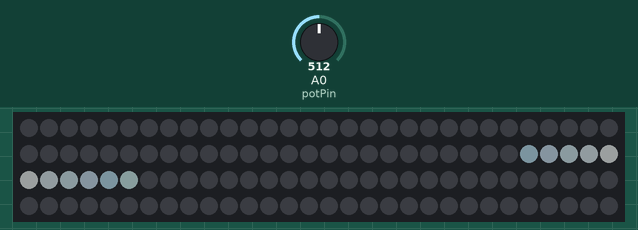
Recording of a sketch running on a simulated Arduino Uno, built with avr-gcc and run on an emulated ATmega328P. Parts: 120 RGB LEDs in strip order, left to right, continuing on the next row. Inputs (shaded band) come from the test bench; at power-on: A0 (potPin) = 512. Dim RGB values are drawn brighter than linear.

Above: at 1.2 s.
1.3 s: A0 (potPin) set to 716
At 1.6 s:
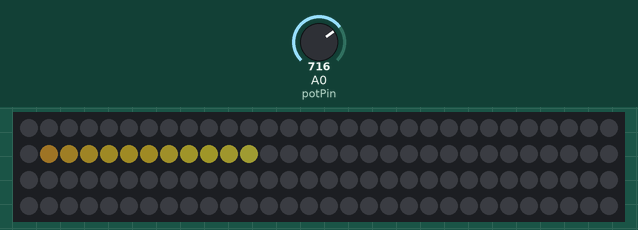
2.8 s: A0 (potPin) set to 900
At 3.9 s:
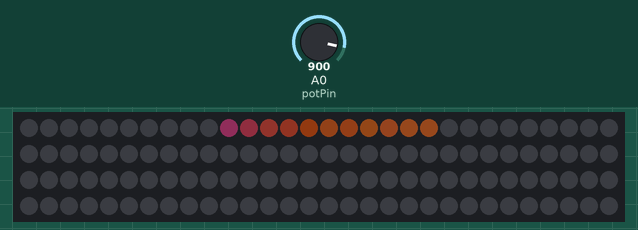
4.3 s: A0 (potPin) set to 1023
5.8 s: A0 (potPin) set to 511
At 6.2 s:
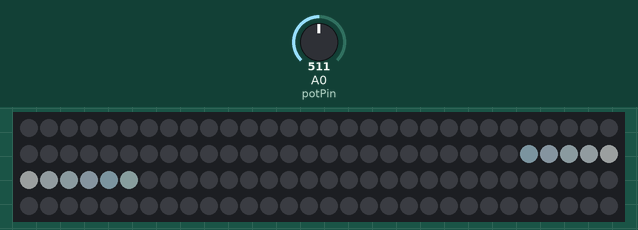
Timing chart, 0 to 8.3 s (numbered marks = the images above; inputs shaded):
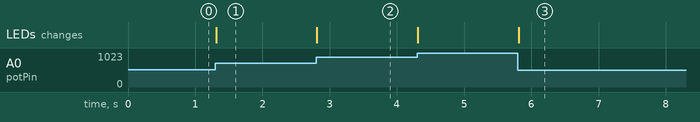

Measured:
- after the input at 1.3 s, the LEDs: change at once (image 1)
- after the input at 2.8 s, the LEDs: change at once (image 2)
- after the input at 5.8 s, the LEDs: change at once (image 3)

The sketch:

neopixel_day-night.ino
```cpp
/* SparkFun WS2812
Diorama lighting position by pot on A0
This code is a result of the input by the user Grumpy_Mike on the Arduino forum:
http://forum.arduino.cc/index.php?topic=301375.0

Purpose of this code is to provide lighting to a diorama of a landscape in a plate.
The viewer can turn a knob, potentiometer, that changes the direction and colour
following a night to day to night course.
More info/images about this artwork on our website http://jon-ibe.be/landscapeinaplate

*/

#include <Adafruit_NeoPixel.h>
#define PIN 6
#define LED_COUNT 120
Adafruit_NeoPixel leds = Adafruit_NeoPixel(LED_COUNT, PIN, NEO_GRB + NEO_KHZ800);

long colour[] = { 0x191F61, 0x231D61, 0x2F1D61, 0x3D1D62, 0x4B1F62, 0x592062, 0x682462, 0x6F2562, 0x762862, 0x7E2A62,
                  0x802B50, 0x832E3E, 0x86312E, 0x893620, 0x8C3B15, 0x904019, 0x96441C, 0x9B491E, 0xA04D21, 0xA55124,
                  0xA85424, 0xAA5726, 0xAE5927, 0xB15C29, 0xB45F2A, 0xBD6C2E, 0xC77932, 0xD08636, 0xDA933B, 0xE5A13F,
                  0xE7AA3E, 0xE9B23E, 0xEBBC3E, 0xEDC43D, 0xF0CD3D, 0xF1D33E, 0xF3D93E, 0xF5DF3F, 0xF7E540, 0xF9EB41,
                  0xFAEE47, 0xFBF150, 0xFBF359, 0xFCF665, 0xFDF970, 0xF7F77C, 0xF0F487, 0xF0F487, 0xEAF294, 0xE4EEA1,
                  0xDEECAE, 0xD8EABB, 0xD2E8C9, 0xCCE6D7, 0xC6E3E6, 0xC1E1F3, 0xCCE7F6, 0xD9EDF8, 0xE5F3FA, 0xF2F9FD,
                  0xF2F9FD, 0xE5F3FA, 0xD9EDF8, 0xCCE7F6, 0xC1E1F3, 0xC6E3E6, 0xCCE6D7, 0xD2E8C9, 0xD8EABB, 0xDEECAE,
                  0xE4EEA1, 0xEAF294, 0xF0F487, 0xF0F487, 0xF7F77C, 0xFDF970, 0xFCF665, 0xFBF359, 0xFBF150, 0xFAEE47,
                  0xF9EB41, 0xF7E540, 0xF5DF3F, 0xF3D93E, 0xF1D33E, 0xF0CD3D, 0xEDC43D, 0xEBBC3E, 0xE9B23E, 0xE7AA3E,
                  0xE5A13F, 0xDA933B, 0xD08636, 0xC77932, 0xBD6C2E, 0xB45F2A, 0xB15C29, 0xAE5927, 0xAA5726, 0xA85424,
                  0xA55124, 0xA04D21, 0x9B491E, 0x96441C, 0x904019, 0x8C3B15, 0x893620, 0x86312E, 0x832E3E, 0x802B50,
                  0x7E2A62, 0x762862, 0x6F2562, 0x682462, 0x592062, 0x4B1F62, 0x3D1D62, 0x2F1D61, 0x231D61, 0x191F61 };

int const potPin = A0; // Potentiometer input
int potVal = 0; // Potentiometer value
int ledPosition; // Position of active LED
int lastpot = 0;  // last potentiometer reading to compair with

void setup()
{
  leds.begin();  // Call this to start up the LED strip.
  clearLEDs();   // This function, defined below, turns all LEDs off...
  leds.setBrightness(32); // Set global brightness for the whole strip 0-255
  leds.show();   // ...but the LEDs don't actually update until you call this.
}

void loop()
{
  potVal = analogRead(potPin); // potentiometer
    if( abs (potVal - lastpot) > 6 ) { // lower values than 6 result in flickering back and forth between the active pixels when pot position is in between values
       lastpot = potVal;     // set value before next comapare (pot != lastpot)
       ledPosition = map(potVal, 0, 1023, 119, 0); // map the led position on a 120 led strip
       clearLEDs();   // This function, defined below, turns all LEDs off...
       leds.setPixelColor(ledPosition, colour[ledPosition]); // Pointing the active pixel to the colours defined in the array.

       // 5 negative + active LED + 5 positive LEDs retaining their original colour (but dimming on the outside)
       //The intention was there to dim the outer pixels but I've yet to find a way to make it work.
       leds.setPixelColor(ledPosition-5, colour[ledPosition-5]);
       leds.setPixelColor(ledPosition-4, colour[ledPosition-4]);
       leds.setPixelColor(ledPosition-3, colour[ledPosition-3]);
       leds.setPixelColor(ledPosition-2, colour[ledPosition-2]);
       leds.setPixelColor(ledPosition-1, colour[ledPosition-1]);
       leds.setPixelColor(ledPosition+1, colour[ledPosition+1]);
       leds.setPixelColor(ledPosition+2, colour[ledPosition+2]);
       leds.setPixelColor(ledPosition+3, colour[ledPosition+3]);
       leds.setPixelColor(ledPosition+4, colour[ledPosition+4]);
       leds.setPixelColor(ledPosition+5, colour[ledPosition+5]);

       leds.show();
    }
}

// Sets all LEDs to off, but DOES NOT update the display;
// call leds.show() to actually turn them off after this.
void clearLEDs()
{
  for (int i=0; i<LED_COUNT; i++)
  {
    leds.setPixelColor(i, 0);
  }
}
```
